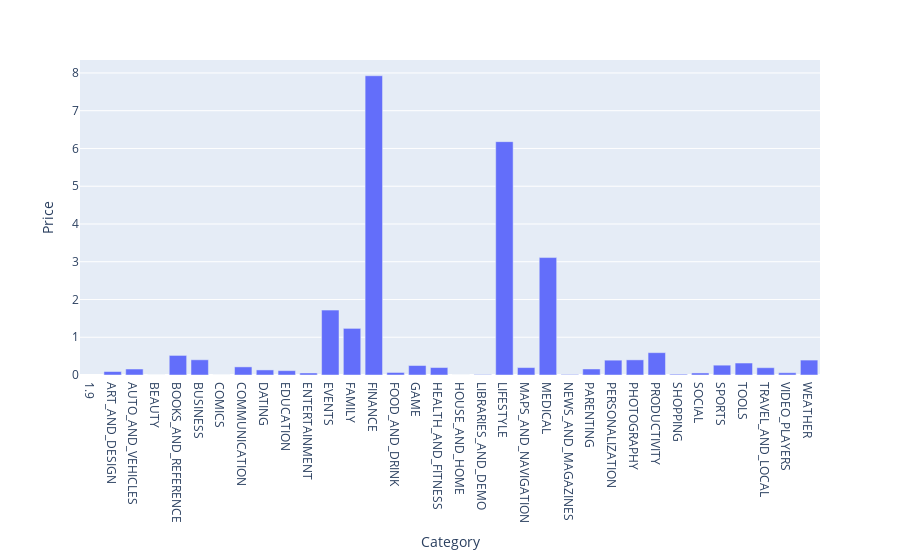

Write notebook code for a chart like this one.
### Code cell
import plotly.express as px

fig = px.bar(df, x="Category", y="Price")
fig.show()

### Figure 1 — Plotly figure (JSON) as saved in the notebook; plotly's stock layout.template omitted (floating-point values rounded to 4 significant figures)
{"data": [{"alignmentgroup": "True", "hovertemplate": "Category=%{x}<br>Price=%{y}<extra></extra>", "legendgroup": "", "marker": {"color": "#636efa", "pattern": {"shape": ""}}, "name": "", "offsetgroup": "", "orientation": "v", "showlegend": false, "textposition": "auto", "type": "bar", "x": ["1.9", "ART_AND_DESIGN", "AUTO_AND_VEHICLES", "BEAUTY", "BOOKS_AND_REFERENCE", "BUSINESS", "COMICS", "COMMUNICATION", "DATING", "EDUCATION", "ENTERTAINMENT", "EVENTS", "FAMILY", "FINANCE", "FOOD_AND_DRINK", "GAME", "HEALTH_AND_FITNESS", "HOUSE_AND_HOME", "LIBRARIES_AND_DEMO", "LIFESTYLE", "MAPS_AND_NAVIGATION", "MEDICAL", "NEWS_AND_MAGAZINES", "PARENTING", "PERSONALIZATION", "PHOTOGRAPHY", "PRODUCTIVITY", "SHOPPING", "SOCIAL", "SPORTS", "TOOLS", "TRAVEL_AND_LOCAL", "VIDEO_PLAYERS", "WEATHER"], "xaxis": "x", "y": [null, 0.09185, 0.1585, 0, 0.5185, 0.4028, 0, 0.2148, 0.1343, 0.1151, 0.05356, 1.719, 1.235, 7.926, 0.06677, 0.2511, 0.1975, 0, 0.01165, 6.18, 0.1967, 3.11, 0.01406, 0.1597, 0.3928, 0.4006, 0.5918, 0.02108, 0.05414, 0.2604, 0.317, 0.1936, 0.05977, 0.3954], "yaxis": "y"}], "layout": {"barmode": "relative", "legend": {"tracegroupgap": 0}, "margin": {"t": 60}, "xaxis": {"anchor": "y", "domain": [0, 1], "title": {"text": "Category"}}, "yaxis": {"anchor": "x", "domain": [0, 1], "title": {"text": "Price"}}}}
